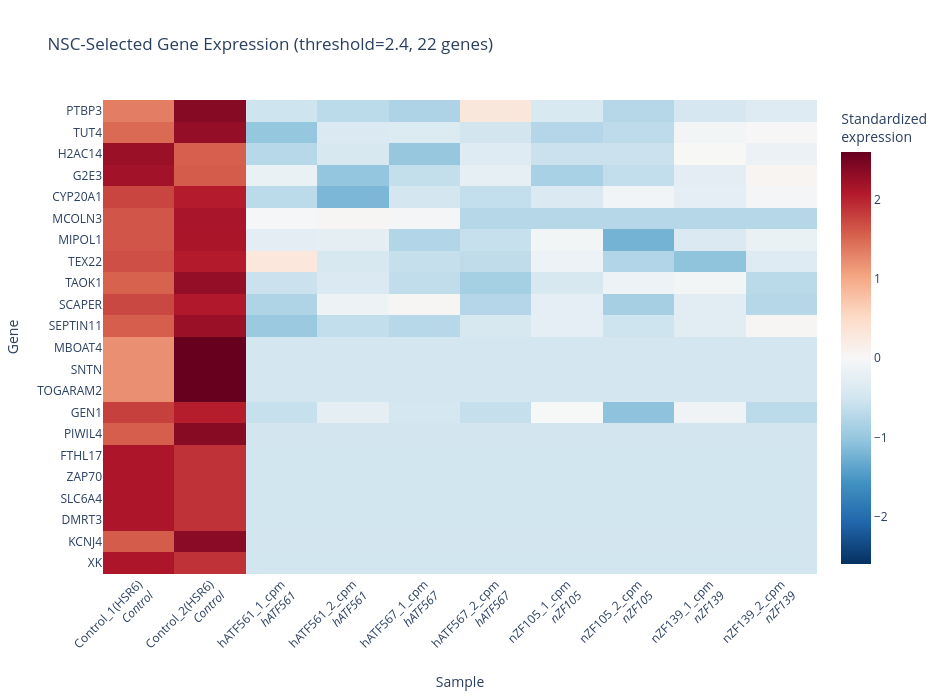

Write notebook code for a chart like this one.
### Code cell
# Heatmap of NSC-stable genes (PRIMARY_THRESHOLD)
stable_gene_ids = (threshold_stability_dfs[PRIMARY_THRESHOLD]
                   .query('selection_frequency >= 0.5')
                   .sort_values('selection_frequency', ascending=False)['gene_id']
                   .tolist())

stable_col_idx = [gene_cols.index(g) for g in stable_gene_ids]
X_stable = X_scaled[:, stable_col_idx]

heatmap_df = pd.DataFrame(X_stable, index=sub['sample'].values, columns=stable_gene_ids).T
sample_order = sub.sort_values('sample_type')['sample'].tolist()
heatmap_df = heatmap_df[sample_order]

sample_type_map = sub.set_index('sample')['sample_type'].to_dict()
x_labels = [f"{s}<br><i>{sample_type_map[s]}</i>" for s in heatmap_df.columns]

fig = go.Figure(go.Heatmap(
    z=heatmap_df.values,
    x=x_labels,
    y=[gene_symbol.get(g, g) for g in heatmap_df.index],
    colorscale='RdBu_r',
    zmid=0,
    colorbar=dict(title='Standardized<br>expression'),
))
fig.update_layout(
    title=f'NSC-Selected Gene Expression (threshold={PRIMARY_THRESHOLD}, {len(stable_gene_ids)} genes)',
    xaxis_title='Sample',
    yaxis_title='Gene',
    xaxis=dict(tickangle=-45),
    height=700, width=950,
    template='plotly_white',
)
fig.show()

### Figure 1 — Plotly figure (JSON) as saved in the notebook; plotly's stock layout.template omitted (floating-point values rounded to 4 significant figures; data arrays with more than 128 entries replaced by an {"elided": "..."} marker saying what was removed)
{"data": [{"colorbar": {"title": {"text": "Standardized<br>expression"}}, "colorscale": [[0, "rgb(5,48,97)"], [0.1, "rgb(33,102,172)"], [0.2, "rgb(67,147,195)"], [0.3, "rgb(146,197,222)"], [0.4, "rgb(209,229,240)"], [0.5, "rgb(247,247,247)"], [0.6, "rgb(253,219,199)"], [0.7, "rgb(244,165,130)"], [0.8, "rgb(214,96,77)"], [0.9, "rgb(178,24,43)"], [1, "rgb(103,0,31)"]], "type": "heatmap", "x": ["Control_1(HSR6)<br><i>Control</i>", "Control_2(HSR6)<br><i>Control</i>", "hATF561_1_cpm<br><i>hATF561</i>", "hATF561_2_cpm<br><i>hATF561</i>", "hATF567_1_cpm<br><i>hATF567</i>", "hATF567_2_cpm<br><i>hATF567</i>", "nZF105_1_cpm<br><i>nZF105</i>", "nZF105_2_cpm<br><i>nZF105</i>", "nZF139_1_cpm<br><i>nZF139</i>", "nZF139_2_cpm<br><i>nZF139</i>"], "y": ["XK", "KCNJ4", "DMRT3", "SLC6A4", "ZAP70", "FTHL17", "PIWIL4", "GEN1", "TOGARAM2", "SNTN", "MBOAT4", "SEPTIN11", "SCAPER", "TAOK1", "TEX22", "MIPOL1", "MCOLN3", "CYP20A1", "G2E3", "H2AC14", "TUT4", "PTBP3"], "z": {"elided": "22x10 float values"}, "zmid": 0}], "layout": {"height": 700, "title": {"text": "NSC-Selected Gene Expression (threshold=2.4, 22 genes)"}, "width": 950, "xaxis": {"tickangle": -45, "title": {"text": "Sample"}}, "yaxis": {"title": {"text": "Gene"}}}}
